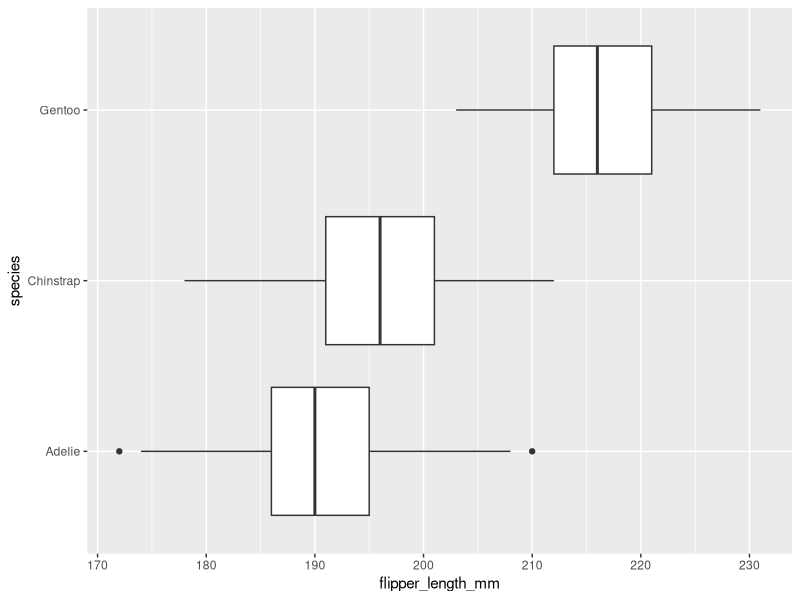
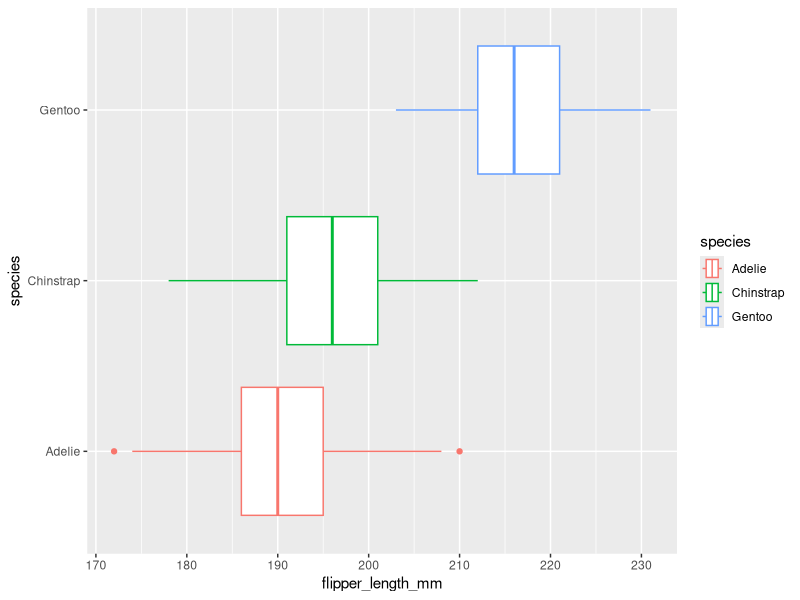
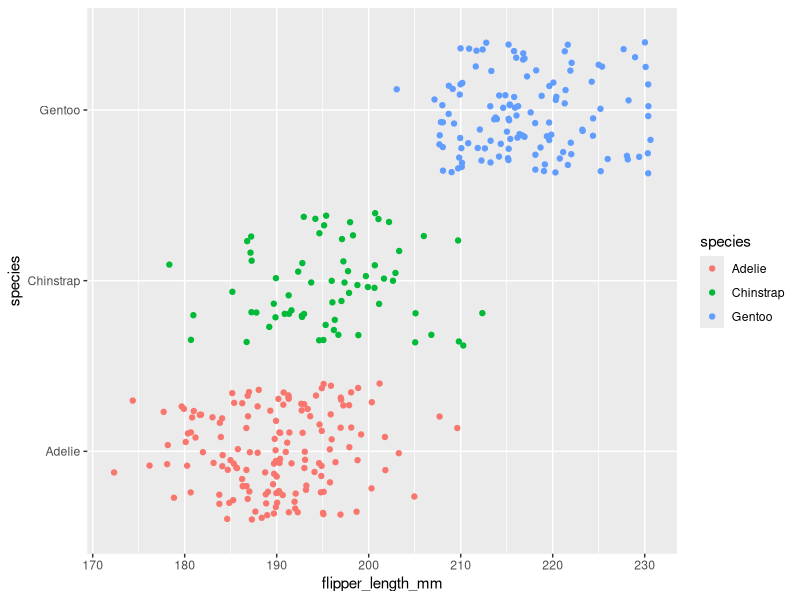
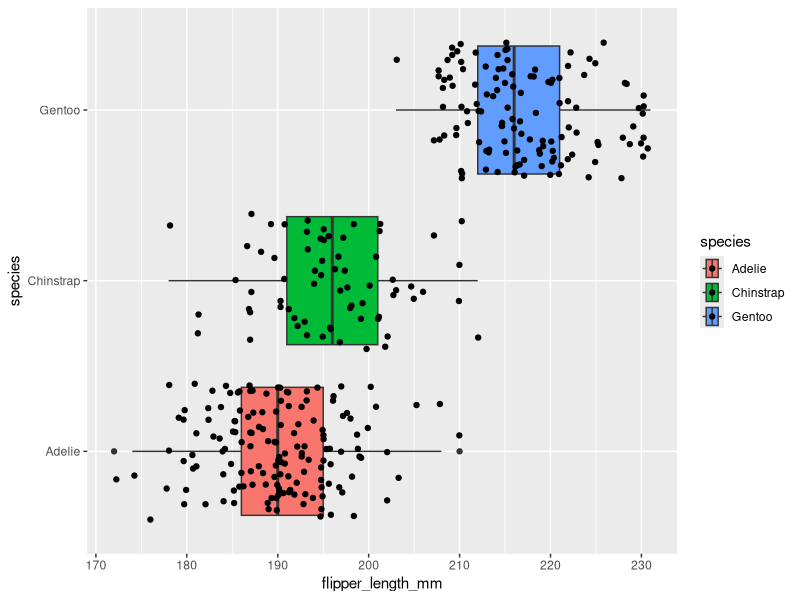
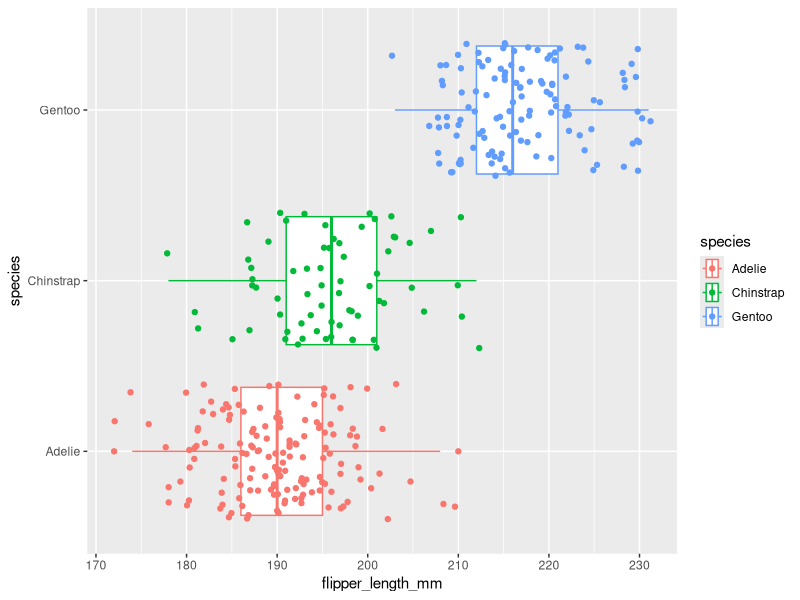
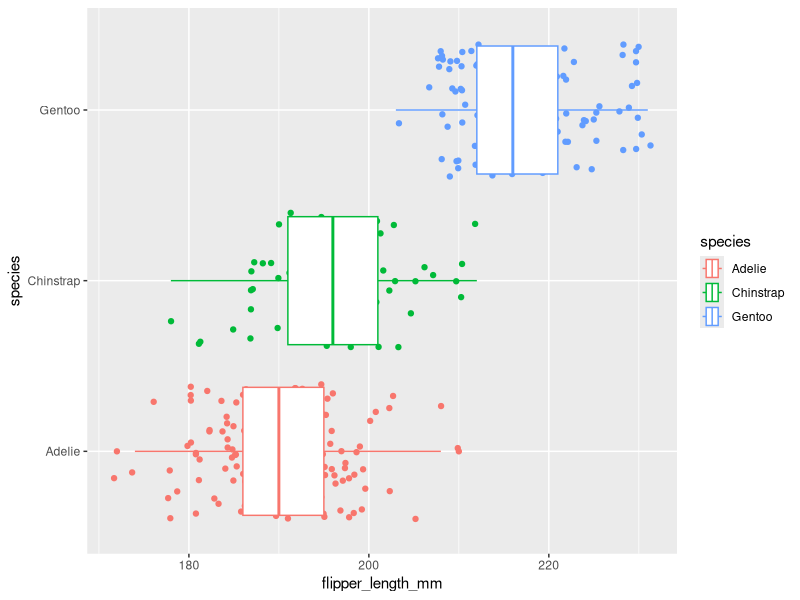
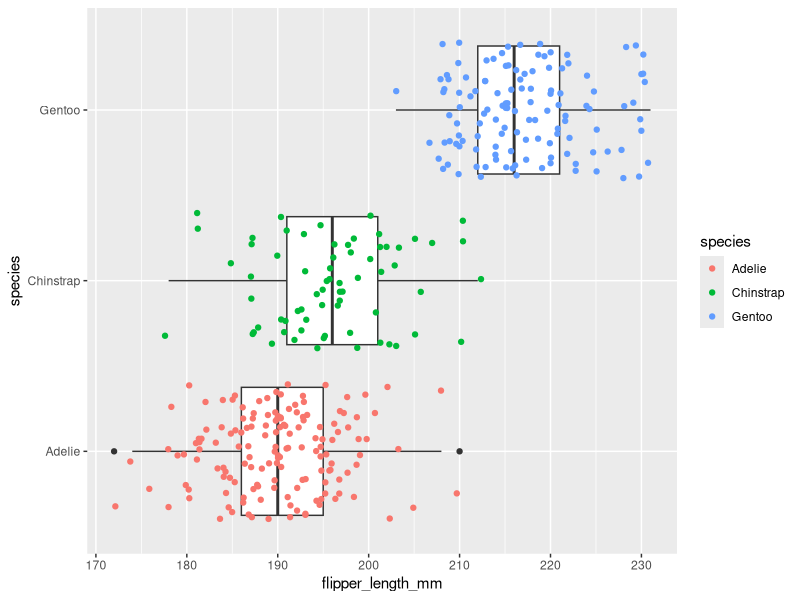
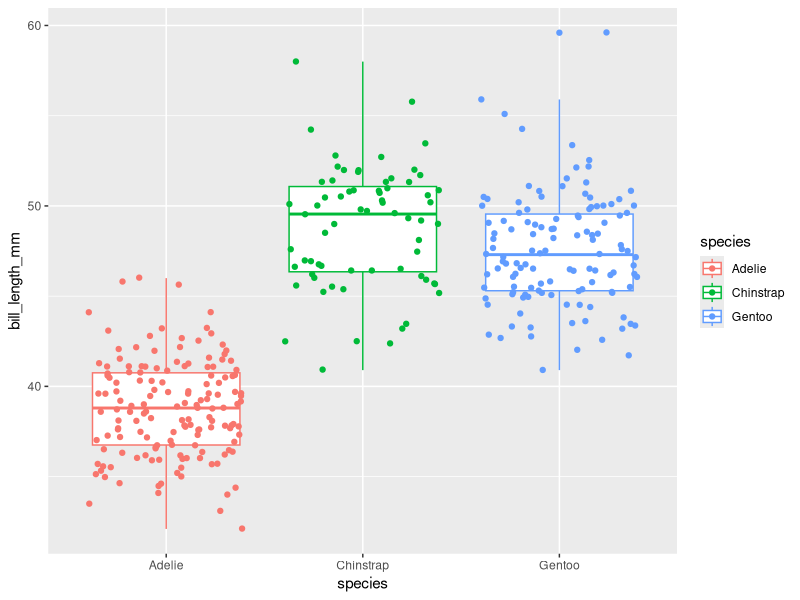

These figures' R source, in order:
## ---- chunk 1
knitr::opts_chunk$set(error = TRUE)
## ---- chunk 2
library(palmerpenguins)
penguins
## ---- chunk 3
library(ggplot2)
## ---- chunk 4
ggplot(data = penguins, mapping = aes(x = flipper_length_mm, y = species)) +
  geom_boxplot()
## ---- chunk 5
ggplot(data = penguins, mapping = aes(x = flipper_length_mm, y = species, color = species)) +
  geom_boxplot()
## ---- chunk 6
ggplot(data = penguins, mapping = aes(x = flipper_length_mm, y = species, color = species)) +
  geom_jitter()
## ---- chunk 7
ggplot(data = penguins, mapping = aes(x = flipper_length_mm, y=species, fill = species)) +
  geom_boxplot() +
  geom_jitter()
## ---- chunk 8
ggplot(data = penguins) +
  geom_boxplot(mapping = aes(x = flipper_length_mm, y=species, color = species)) +
  geom_jitter(mapping = aes(x = flipper_length_mm, y=species, color = species))
## ---- chunk 9
ggplot(data = penguins) +
  geom_jitter(mapping = aes(x = flipper_length_mm, y=species, color = species)) +
  geom_boxplot(mapping = aes(x = flipper_length_mm, y=species, color = species))
  
## ---- chunk 10
ggplot(data = penguins) +
  geom_boxplot(mapping = aes(x = flipper_length_mm, y=species)) +
  geom_jitter(mapping = aes(x = flipper_length_mm, y=species, color = species))
## ---- chunk 11
ggplot(data = penguins, mapping = aes(x = species, y=bill_length_mm, color = species)) +
  geom_boxplot() +
  geom_jitter()
## ---- chunk 12
ggplot(data = penguins, mapping = aes(x = sex, y=bill_length_mm, color = sex)) +
  geom_boxplot() +
  geom_jitter()
## ---- chunk 13
ggplot(data = penguins, mapping = aes(x = island, y=bill_length_mm, color = island)) +
  geom_boxplot() +
  geom_jitter()
## ---- chunk 14
ggplot(data = penguins) + 
  geom_point(mapping = aes(x=flipper_length_mm, y = body_mass_g))
## ---- chunk 15
ggplot(data = penguins) + 
  geom_point(mapping = aes(x=flipper_length_mm, y = body_mass_g, color=species, shape=species))
## ---- chunk 16
ggplot(data = penguins) + 
  geom_point(mapping = aes(x=flipper_length_mm, y = body_mass_g, color=species, shape=species), size=3, alpha=.5)
